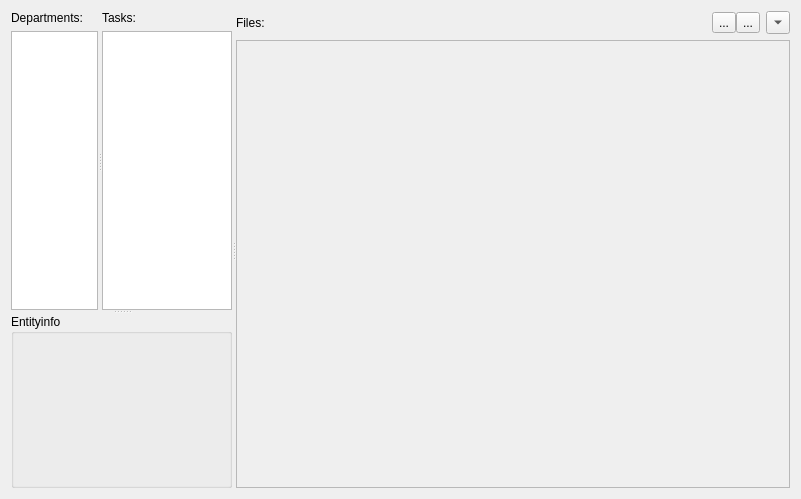
<?xml version="1.0" encoding="UTF-8"?>
<ui version="4.0">
 <class>w_sceneBrowser</class>
 <widget class="QWidget" name="w_sceneBrowser">
  <property name="geometry">
   <rect>
    <x>0</x>
    <y>0</y>
    <width>801</width>
    <height>499</height>
   </rect>
  </property>
  <property name="windowTitle">
   <string>Scene Browser</string>
  </property>
  <layout class="QHBoxLayout" name="horizontalLayout">
   <item>
    <widget class="QSplitter" name="splitter_5">
     <property name="orientation">
      <enum>Qt::Horizontal</enum>
     </property>
     <widget class="QWidget" name="verticalWidget_3" native="true">
      <property name="sizePolicy">
       <sizepolicy hsizetype="Preferred" vsizetype="Preferred">
        <horstretch>10</horstretch>
        <verstretch>0</verstretch>
       </sizepolicy>
      </property>
      <layout class="QVBoxLayout" name="verticalLayout_2">
       <property name="margin">
        <number>0</number>
       </property>
       <item>
        <widget class="QSplitter" name="splitter_2">
         <property name="orientation">
          <enum>Qt::Vertical</enum>
         </property>
         <widget class="QWidget" name="horizontalWidget_2" native="true">
          <property name="sizePolicy">
           <sizepolicy hsizetype="Preferred" vsizetype="Preferred">
            <horstretch>0</horstretch>
            <verstretch>10</verstretch>
           </sizepolicy>
          </property>
          <layout class="QHBoxLayout" name="horizontalLayout_13">
           <property name="margin">
            <number>0</number>
           </property>
           <item>
            <widget class="QSplitter" name="splitter">
             <property name="orientation">
              <enum>Qt::Horizontal</enum>
             </property>
             <widget class="QWidget" name="widget_23" native="true">
              <property name="sizePolicy">
               <sizepolicy hsizetype="Preferred" vsizetype="Preferred">
                <horstretch>10</horstretch>
                <verstretch>0</verstretch>
               </sizepolicy>
              </property>
              <layout class="QVBoxLayout" name="verticalLayout_22">
               <property name="margin">
                <number>0</number>
               </property>
               <item>
                <widget class="QWidget" name="w_departmentsHeader" native="true">
                 <layout class="QVBoxLayout" name="verticalLayout_3">
                  <property name="margin">
                   <number>0</number>
                  </property>
                  <item>
                   <widget class="QLabel" name="l_departments">
                    <property name="text">
                     <string>Departments:</string>
                    </property>
                   </widget>
                  </item>
                 </layout>
                </widget>
               </item>
               <item>
                <widget class="QListWidget" name="lw_departments">
                 <property name="contextMenuPolicy">
                  <enum>Qt::CustomContextMenu</enum>
                 </property>
                 <property name="editTriggers">
                  <set>QAbstractItemView::NoEditTriggers</set>
                 </property>
                 <property name="verticalScrollMode">
                  <enum>QAbstractItemView::ScrollPerPixel</enum>
                 </property>
                </widget>
               </item>
              </layout>
             </widget>
             <widget class="QWidget" name="w_tasks" native="true">
              <property name="sizePolicy">
               <sizepolicy hsizetype="Preferred" vsizetype="Preferred">
                <horstretch>15</horstretch>
                <verstretch>0</verstretch>
               </sizepolicy>
              </property>
              <layout class="QVBoxLayout" name="verticalLayout_23">
               <property name="margin">
                <number>0</number>
               </property>
               <item>
                <widget class="QWidget" name="w_tasksHeader" native="true">
                 <layout class="QVBoxLayout" name="verticalLayout_5">
                  <property name="margin">
                   <number>0</number>
                  </property>
                  <item>
                   <widget class="QLabel" name="l_tasks">
                    <property name="text">
                     <string>Tasks:</string>
                    </property>
                   </widget>
                  </item>
                 </layout>
                </widget>
               </item>
               <item>
                <widget class="QListWidget" name="lw_tasks">
                 <property name="maximumSize">
                  <size>
                   <width>10000</width>
                   <height>16777215</height>
                  </size>
                 </property>
                 <property name="contextMenuPolicy">
                  <enum>Qt::CustomContextMenu</enum>
                 </property>
                 <property name="editTriggers">
                  <set>QAbstractItemView::NoEditTriggers</set>
                 </property>
                 <property name="verticalScrollMode">
                  <enum>QAbstractItemView::ScrollPerPixel</enum>
                 </property>
                </widget>
               </item>
              </layout>
             </widget>
            </widget>
           </item>
          </layout>
         </widget>
         <widget class="QGroupBox" name="gb_entityInfo">
          <property name="sizePolicy">
           <sizepolicy hsizetype="Preferred" vsizetype="Preferred">
            <horstretch>0</horstretch>
            <verstretch>1</verstretch>
           </sizepolicy>
          </property>
          <property name="contextMenuPolicy">
           <enum>Qt::CustomContextMenu</enum>
          </property>
          <property name="title">
           <string>Entityinfo</string>
          </property>
          <layout class="QVBoxLayout" name="lo_entityDetails">
           <property name="spacing">
            <number>15</number>
           </property>
           <property name="leftMargin">
            <number>9</number>
           </property>
           <property name="topMargin">
            <number>18</number>
           </property>
           <property name="rightMargin">
            <number>9</number>
           </property>
           <property name="bottomMargin">
            <number>0</number>
           </property>
           <item>
            <widget class="QWidget" name="w_entityInfo" native="true">
             <layout class="QGridLayout" name="lo_entityInfo"/>
            </widget>
           </item>
           <item>
            <spacer name="verticalSpacer_5">
             <property name="orientation">
              <enum>Qt::Vertical</enum>
             </property>
             <property name="sizeHint" stdset="0">
              <size>
               <width>20</width>
               <height>40</height>
              </size>
             </property>
            </spacer>
           </item>
           <item>
            <widget class="QWidget" name="widget_8" native="true">
             <layout class="QHBoxLayout" name="horizontalLayout_14">
              <property name="spacing">
               <number>0</number>
              </property>
              <property name="margin">
               <number>0</number>
              </property>
              <item>
               <spacer name="horizontalSpacer_6">
                <property name="orientation">
                 <enum>Qt::Horizontal</enum>
                </property>
                <property name="sizeHint" stdset="0">
                 <size>
                  <width>40</width>
                  <height>20</height>
                 </size>
                </property>
               </spacer>
              </item>
              <item>
               <widget class="QLabel" name="l_entityPreview">
                <property name="sizePolicy">
                 <sizepolicy hsizetype="Fixed" vsizetype="Fixed">
                  <horstretch>0</horstretch>
                  <verstretch>0</verstretch>
                 </sizepolicy>
                </property>
                <property name="minimumSize">
                 <size>
                  <width>100</width>
                  <height>100</height>
                 </size>
                </property>
                <property name="contextMenuPolicy">
                 <enum>Qt::CustomContextMenu</enum>
                </property>
                <property name="text">
                 <string/>
                </property>
                <property name="alignment">
                 <set>Qt::AlignCenter</set>
                </property>
               </widget>
              </item>
              <item>
               <spacer name="horizontalSpacer_7">
                <property name="orientation">
                 <enum>Qt::Horizontal</enum>
                </property>
                <property name="sizeHint" stdset="0">
                 <size>
                  <width>40</width>
                  <height>20</height>
                 </size>
                </property>
               </spacer>
              </item>
             </layout>
            </widget>
           </item>
          </layout>
         </widget>
        </widget>
       </item>
      </layout>
     </widget>
     <widget class="QWidget" name="widget_4" native="true">
      <property name="sizePolicy">
       <sizepolicy hsizetype="Preferred" vsizetype="Preferred">
        <horstretch>50</horstretch>
        <verstretch>0</verstretch>
       </sizepolicy>
      </property>
      <layout class="QVBoxLayout" name="verticalLayout_4">
       <property name="margin">
        <number>0</number>
       </property>
       <item>
        <widget class="QWidget" name="w_scenefileHeader" native="true">
         <layout class="QHBoxLayout" name="horizontalLayout_12">
          <property name="margin">
           <number>0</number>
          </property>
          <item>
           <widget class="QLabel" name="l_scenefiles">
            <property name="sizePolicy">
             <sizepolicy hsizetype="Expanding" vsizetype="Preferred">
              <horstretch>0</horstretch>
              <verstretch>0</verstretch>
             </sizepolicy>
            </property>
            <property name="text">
             <string>Files:</string>
            </property>
           </widget>
          </item>
          <item>
           <widget class="QWidget" name="widget" native="true">
            <property name="sizePolicy">
             <sizepolicy hsizetype="Minimum" vsizetype="Minimum">
              <horstretch>0</horstretch>
              <verstretch>0</verstretch>
             </sizepolicy>
            </property>
            <layout class="QHBoxLayout" name="horizontalLayout_2">
             <property name="spacing">
              <number>0</number>
             </property>
             <property name="margin">
              <number>0</number>
             </property>
             <item>
              <widget class="QToolButton" name="b_sceneLayoutItems">
               <property name="text">
                <string>...</string>
               </property>
               <property name="checkable">
                <bool>true</bool>
               </property>
              </widget>
             </item>
             <item>
              <widget class="QToolButton" name="b_sceneLayoutList">
               <property name="text">
                <string>...</string>
               </property>
               <property name="checkable">
                <bool>true</bool>
               </property>
               <property name="checked">
                <bool>false</bool>
               </property>
              </widget>
             </item>
            </layout>
           </widget>
          </item>
          <item>
           <widget class="QToolButton" name="b_scenefilter">
            <property name="text">
             <string>...</string>
            </property>
            <property name="arrowType">
             <enum>Qt::DownArrow</enum>
            </property>
           </widget>
          </item>
         </layout>
        </widget>
       </item>
       <item>
        <widget class="QStackedWidget" name="sw_scenefiles">
         <property name="currentIndex">
          <number>1</number>
         </property>
         <widget class="QWidget" name="w_scenePage1">
          <layout class="QHBoxLayout" name="horizontalLayout_3">
           <property name="margin">
            <number>0</number>
           </property>
           <item>
            <widget class="QTableView" name="tw_scenefiles">
             <property name="contextMenuPolicy">
              <enum>Qt::CustomContextMenu</enum>
             </property>
             <property name="editTriggers">
              <set>QAbstractItemView::NoEditTriggers</set>
             </property>
             <property name="selectionMode">
              <enum>QAbstractItemView::SingleSelection</enum>
             </property>
             <property name="selectionBehavior">
              <enum>QAbstractItemView::SelectRows</enum>
             </property>
             <property name="textElideMode">
              <enum>Qt::ElideRight</enum>
             </property>
             <property name="verticalScrollMode">
              <enum>QAbstractItemView::ScrollPerPixel</enum>
             </property>
             <property name="horizontalScrollMode">
              <enum>QAbstractItemView::ScrollPerPixel</enum>
             </property>
             <property name="sortingEnabled">
              <bool>true</bool>
             </property>
             <attribute name="horizontalHeaderCascadingSectionResizes">
              <bool>false</bool>
             </attribute>
             <attribute name="horizontalHeaderHighlightSections">
              <bool>false</bool>
             </attribute>
             <attribute name="horizontalHeaderShowSortIndicator" stdset="0">
              <bool>true</bool>
             </attribute>
             <attribute name="horizontalHeaderStretchLastSection">
              <bool>false</bool>
             </attribute>
             <attribute name="verticalHeaderVisible">
              <bool>false</bool>
             </attribute>
             <attribute name="verticalHeaderStretchLastSection">
              <bool>false</bool>
             </attribute>
            </widget>
           </item>
          </layout>
         </widget>
         <widget class="QWidget" name="w_scenePage2">
          <layout class="QVBoxLayout" name="verticalLayout">
           <property name="margin">
            <number>0</number>
           </property>
           <item>
            <widget class="QScrollArea" name="sa_scenefileItems">
             <property name="contextMenuPolicy">
              <enum>Qt::CustomContextMenu</enum>
             </property>
             <property name="widgetResizable">
              <bool>true</bool>
             </property>
             <widget class="QWidget" name="scrollAreaWidgetContents">
              <property name="geometry">
               <rect>
                <x>0</x>
                <y>0</y>
                <width>554</width>
                <height>451</height>
               </rect>
              </property>
             </widget>
            </widget>
           </item>
          </layout>
         </widget>
        </widget>
       </item>
      </layout>
     </widget>
    </widget>
   </item>
  </layout>
 </widget>
 <resources/>
 <connections/>
</ui>
